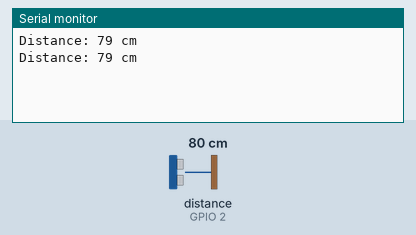
This sketch was run on a simulated ESP32. Shown: the last lines printed to the serial monitor. Wiring (inferred from the names in the program): ultrasonic range finder: trigger GPIO 23; echo GPIO 2. The test bench sets the inputs (shaded band); at power-on: distance to the obstacle (sensor on GPIO 2) 80 cm. The echo pulse lasts 58.3 µs per cm.

Above: at 1.8 s.
1.9 s: distance to the obstacle (sensor on GPIO 2) set to 2 cm
At 2.4 s:
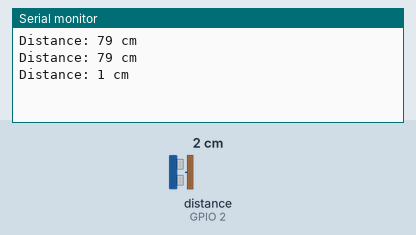
3.4 s: distance to the obstacle (sensor on GPIO 2) set to 4 cm
At 4.8 s:
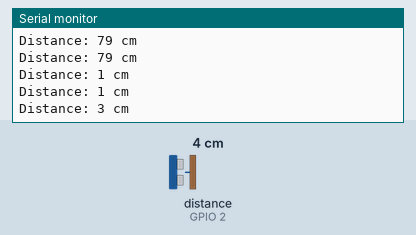
Timing chart, 0 to 6.4 s (numbered marks = the images above; inputs shaded):
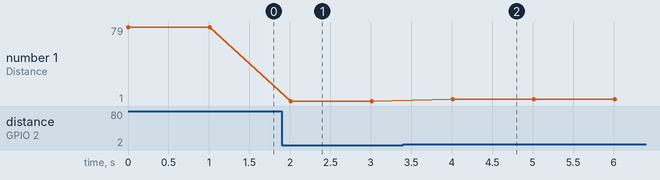

The sketch:

sona.ino
```cpp
#define TRIG_PIN 23  // Chân Trigger kết nối với GPIO5 của ESP32
#define ECHO_PIN 2 // Chân Echo kết nối với GPIO18 của ESP32

void setup() {
  Serial.begin(115200);

  // Thiết lập các chân Trigger và Echo
  pinMode(TRIG_PIN, OUTPUT);
  pinMode(ECHO_PIN, INPUT);
}

void loop() {
  long duration, distance;

  // Phát xung trên chân Trigger
  digitalWrite(TRIG_PIN, LOW);
  delayMicroseconds(2);
  digitalWrite(TRIG_PIN, HIGH);
  delayMicroseconds(10);
  digitalWrite(TRIG_PIN, LOW);

  // Đo thời gian Echo (thời gian sóng âm dội lại)
  duration = pulseIn(ECHO_PIN, HIGH);

  // Tính khoảng cách (tốc độ âm thanh ~ 343 m/s)
  distance = duration * 0.034 / 2;

  // Hiển thị kết quả khoảng cách
  Serial.print("Distance: ");
  Serial.print(distance);
  Serial.println(" cm");

  delay(1000);  // Đợi 1 giây trước khi đo tiếp
}
```

Measured:
- after the input at 1.9 s, the serial monitor: prints a new line after 0.11 s (image 1)
- after the input at 3.4 s, the serial monitor: prints a new line after 0.61 s (image 2)
- plotted number 1: 79 → 1 after the input at 1.9 s, 1 → 3 after the input at 3.4 s
